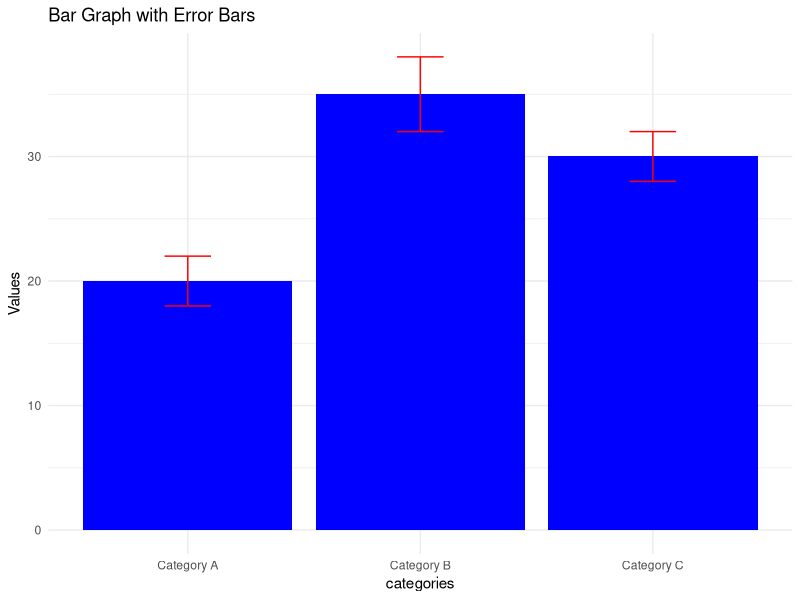

Reproduce this figure in R.
# Load the ggplot2 package
library(ggplot2)

# Sample data
categories <- c('Category A', 'Category B', 'Category C')
values <- c(20, 35, 30)
errors <- c(2, 3, 2)  # Example error values

# Create a data frame
df <- data.frame(categories = categories, values = values, errors = errors)

# Create the bar graph with error bars
bar_plot <- ggplot(df, aes(x = categories, y = values)) +
  geom_bar(stat = "identity", fill = "blue") +
  geom_errorbar(aes(ymin = values - errors, ymax = values + errors), width = 0.2, color = "red") +
  labs(y = "Values", title = "Bar Graph with Error Bars") +
  theme_minimal()

# Print the bar graph
print(bar_plot)